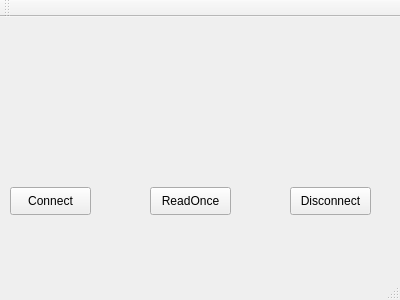
<?xml version="1.0" encoding="UTF-8"?>
<ui version="4.0">
 <class>MainWindow</class>
 <widget class="QMainWindow" name="MainWindow">
  <property name="geometry">
   <rect>
    <x>0</x>
    <y>0</y>
    <width>400</width>
    <height>300</height>
   </rect>
  </property>
  <property name="windowTitle">
   <string>MainWindow</string>
  </property>
  <widget class="QWidget" name="centralWidget">
   <widget class="QPushButton" name="connectBtn">
    <property name="geometry">
     <rect>
      <x>10</x>
      <y>170</y>
      <width>81</width>
      <height>28</height>
     </rect>
    </property>
    <property name="text">
     <string>Connect</string>
    </property>
   </widget>
   <widget class="QPushButton" name="readBtn">
    <property name="geometry">
     <rect>
      <x>150</x>
      <y>170</y>
      <width>81</width>
      <height>28</height>
     </rect>
    </property>
    <property name="text">
     <string>ReadOnce</string>
    </property>
   </widget>
   <widget class="QPushButton" name="disconnectBtn">
    <property name="geometry">
     <rect>
      <x>290</x>
      <y>170</y>
      <width>81</width>
      <height>28</height>
     </rect>
    </property>
    <property name="text">
     <string>Disconnect</string>
    </property>
   </widget>
   <widget class="QLabel" name="dataLabel">
    <property name="geometry">
     <rect>
      <x>30</x>
      <y>10</y>
      <width>351</width>
      <height>131</height>
     </rect>
    </property>
    <property name="text">
     <string/>
    </property>
   </widget>
   <widget class="QLabel" name="statusLabel">
    <property name="geometry">
     <rect>
      <x>12</x>
      <y>205</y>
      <width>371</width>
      <height>21</height>
     </rect>
    </property>
    <property name="text">
     <string/>
    </property>
   </widget>
  </widget>
  <widget class="QMenuBar" name="menuBar">
   <property name="geometry">
    <rect>
     <x>0</x>
     <y>0</y>
     <width>400</width>
     <height>31</height>
    </rect>
   </property>
  </widget>
  <widget class="QToolBar" name="mainToolBar">
   <attribute name="toolBarArea">
    <enum>TopToolBarArea</enum>
   </attribute>
   <attribute name="toolBarBreak">
    <bool>false</bool>
   </attribute>
  </widget>
  <widget class="QStatusBar" name="statusBar"/>
 </widget>
 <layoutdefault spacing="6" margin="11"/>
 <resources/>
 <connections/>
</ui>
